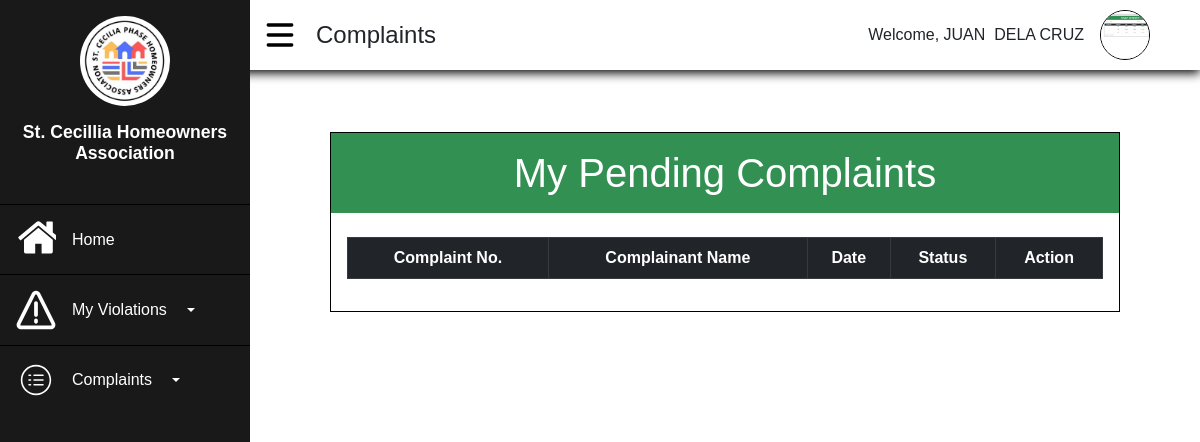
/Homeowners/PendingCom.php (signed in), run on the app's committed database.
### tables this page shows
CREATE TABLE `homeowners` (
  `Homeowners_ID` int(11) NOT NULL,
  `Account_Number` varchar(255) NOT NULL,
  `First_Name` varchar(255) NOT NULL,
  `Last_Name` varchar(255) NOT NULL,
  `Gender` varchar(255) NOT NULL,
  `Age` int(255) NOT NULL,
  `ContactNo` varchar(255) NOT NULL,
  `Address` varchar(255) NOT NULL,
  `Birthdate` date NOT NULL,
  `Email` varchar(255) NOT NULL,
  `Image` varchar(255) NOT NULL,
  `Password` varchar(255) NOT NULL,
  `Confirm_Password` varchar(255) NOT NULL,
  `VerificationCode` varchar(255) NOT NULL,
  `verified` int(10) NOT NULL DEFAULT 0,
  `date_registered` datetime NOT NULL DEFAULT current_timestamp() ON UPDATE current_timestamp()
);

### Homeowners/PendingCom.php (the view, shortened to what this page needs)
<?php
    require("../Admin/process.php");
?>
<!DOCTYPE html>
<html lang="en">
<head>
    <link rel="stylesheet" href="https://use.fontawesome.com/releases/v5.15.4/css/all.css">
    <link rel="stylesheet" href="all.css">
    <link href="https://cdn.jsdelivr.net/npm/bootstrap@5.1.3/dist/css/bootstrap.min.css" rel="stylesheet">
    <link rel="stylesheet" href="homeowners-dash.css">
    <link rel="stylesheet" type="text/css" href="https://cdnjs.cloudflare.com/ajax/libs/twitter-bootstrap/5.1.3/css/bootstrap.min.css"/>
    <link rel="stylesheet" type="text/css" href="https://cdn.datatables.net/v/bs5/jszip-2.5.0/dt-1.12.1/b-2.2.3/b-colvis-2.2.3/b-html5-2.2.3/b-print-2.2.3/datatables.min.css"/>
</head>
<body>
    <?php
    if(!empty($_SESSION['Homeowners_ID'])){
        $HomeownersID=$_SESSION['Homeowners_ID'];
        $result=mysqli_query($conn, "SELECT*FROM homeowners WHERE Homeowners_ID='$HomeownersID'");
        $row=mysqli_fetch_assoc($result);
    }
?>
    <div class="main">
    <div class="side">
        <div class="logo">
            <img src="../Assets/logo.jpg" alt="" width="90px">
            <h2>St. Cecillia Homeowners Association</h2>
        </div>
        <div class="button">
            <ul class="side-button">
                <a href="Homeowners-dash.php"><button class="buttn">
                    <p>Home</p>
                </button></a>
                <button class="buttn buttn-primary dropdown-toggle" data-bs-toggle="dropdown">
                    <p>My Violations</p>
                </button>
                <button type="button" class="buttn buttn-primary dropdown-toggle" data-bs-toggle="dropdown">
                    <p>Complaints</p>
                </button>
            </ul>
        </div>
    </div>
    <div class="top">
        <div class="burger">
            <div class="hamburger"><svg class="ham" xmlns="http://www.w3.org/2000/svg" viewBox="0 0 24 24"><path d="M5 7h14c.6 0 1-.4 1-1s-.4-1-1-1H5c-.6 0-1 .4-1 1s.4 1 1 1zm0 6h14c.6 0 1-.4 1-1s-.4-1-1-1H5c-.6 0-1 .4-1 1s.4 1 1 1zm0 6h14c.6 0 1-.4 1-1s-.4-1-1-1H5c-.6 0-1 .4-1 1s.4 1 1 1z"/></svg></div>
            <p>Complaints</p>
        </div>
        <div class="profile">
        <div class="welcome"><p>Welcome, <?php echo $row['First_Name'], "&nbsp;&nbsp;",$row['Last_Name']; ?></p></div>
        <div class="image" onclick="Dropmenu();">
                <img src="../Register/imgs/<?php echo $row['Image']; ?>" alt="" width="50px">
            </div>
        </div>
    </div>
    <div class="body content">
    <div class="container11">
        <div class="table-violations">
        <h1>My Pending Complaints</h1>
        <div class="table-1">
        <table class="table table-bordered table-hover" id="mytable" >
            <thead class="table-dark">
            <th class="text-center">Complaint No.</th>
            <th class="text-center">Complainant Name</th>
            <th class="text-center">Date</th>
            <th class="text-center">Status</th>
            <th class="text-center">Action</th>
            </thead>
        </table>
    </div>
    </div>
    </div>
    </div>
</div>
</body>
</html>

### Homeowners/all.css (style rules this page uses)
* { box-sizing: border-box; margin:0; padding:0; font-family: 'Poppins', sans-serif; }
:root { --side:#191919; --top:#ffffff; --body:#ffffff; --font-text:#000000; --main-color:#59CE8F; --secondary:#319052; --hover:#65C18C; }
html,body { height: 100%; width:100%; padding:0; margin: 0; }
.main { display: grid; grid-template-columns: 250px 1fr; grid-template-rows: 100px 1fr; grid-template-areas: "side head head" "side body body" "side body body"; height: 100vh; width: 100%; }
.side { grid-area:side; display: flex; flex-direction: column; align-items: center; gap:1rem; background:var(--side); padding:0; width:100%; height: 100%; max-width: 250px; z-index: 999; position: fixed; top:0; left:0; }
.side>.logo { display: flex; flex-direction: column; align-items: center; justify-content: center; text-align: center; gap:1rem; padding:1rem; }
.side>.logo>h2 { font-size:1.1rem; font-weight: 600; color: #FFFFFF; }
.side>.logo>img { border-radius:100%; }
svg { fill:#FFFFFF; width: 40px; height: 50px; }
.side-button { padding:0; margin:0; display: flex; flex-direction: column; }
.button { width: 100%; }
.buttn { width: 100%; padding:.6rem; background-color:var(--side); color:#FFFFFF; border-top:1px solid black; border-left:none; border-right:none; border-bottom: none; display:flex; align-items: center; transition: .5s; }
.button>.side-button>a { text-decoration: none; }
.button>.side-button>a>.buttn { display: flex; align-items: center; justify-content: flex-start; gap:1rem; font-size: 1rem; text-align:center; padding-left:1rem; }
.button>.side-button>a>.buttn>p { padding:0; margin:0; }
.buttn { display: flex; align-items: center; padding-left:1rem; gap:1rem; font-size: 1rem; text-align:center; }
.buttn>p { margin:0; padding:0; }
.top { grid-area:head; display: flex; align-items: center; justify-content: space-between; padding: 1rem 1rem; background:var(--top); box-shadow:0 3px 10px black ; position: fixed; top:0; left:0; height:80px; z-index:90; width:100%; height: 70px; padding-left:260px; padding-right:50px; }
.burger { display: flex; flex-direction: row; align-items: center; gap:1rem; }
.ham { fill: #000; }
.top>.profile { display: flex; align-items: center; gap:1rem; }
.top>.burger>p { margin:0; font-size: 1.5rem; }
.top>.profile>.welcome { display: flex; align-items: center; justify-content: center; }
.top>.profile>.welcome>p { margin:0; }
.top>.profile>.image { border: 1px black solid; width: 50px; height: 50px; border-radius: 100%; position: relative; overflow: hidden; cursor:pointer; transition:1s; }
.top>.profile>.image>img { position: absolute; top:0; left:0; width: 100%; height: 100%; object-fit:cover; }
.container11 { width: 100%; display: flex; align-items: flex-start; justify-content: center; }
.container11>.table-violations { border: 1px solid black; max-width:1300px; margin:2rem 5rem; width: 100%; }
.container11>.table-violations>h1 { background-color: var(--secondary); padding:1rem; text-align: center; color:var(--body); }
.container11>.table-violations>.table-1 { padding:1rem; }

### Homeowners/homeowners-dash.css (style rules this page uses)
.content { display: flex; align-items: center; justify-content: flex-start; flex-direction: column; background-color: #ffffff; height:100%; width: 100%; padding-left:250px; padding-top: 100px; overflow: scroll; position:absolute; }

### data on the page
homeowners: First_Name "JUAN", Last_Name "DELA CRUZ", Image (picture)
